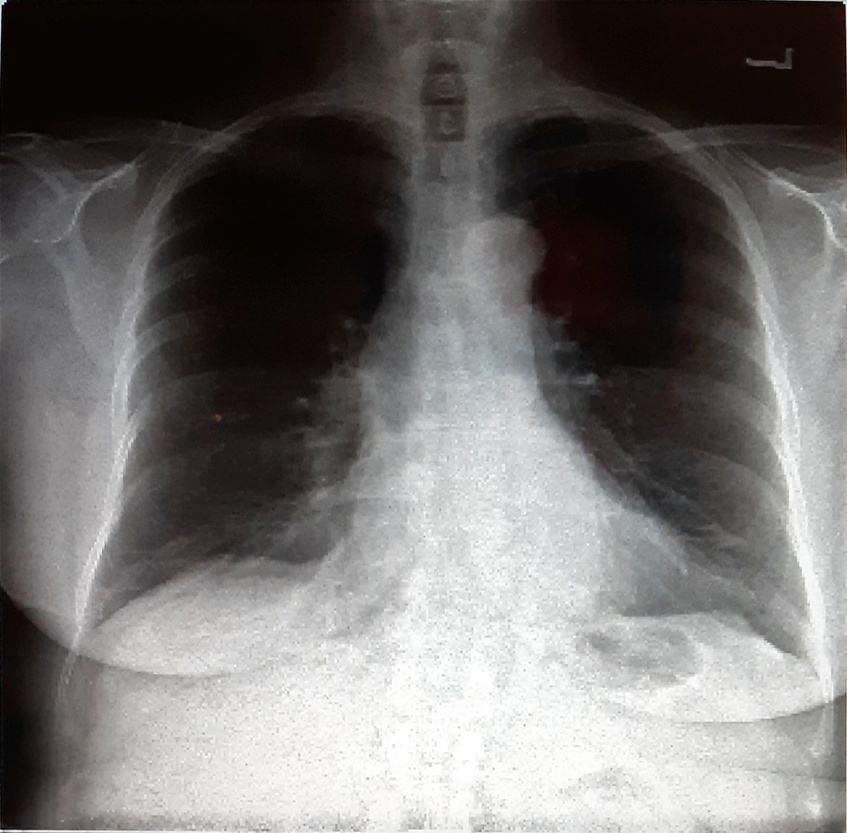
#> input picture images/Patient1.jpg, 847 x 833 px, shrunk from 1787 x 1758 before the run
$ python dilate.py images/Patient1.jpg out.png
#> lines starting #> are read from the running program, lines starting #| are printed output that depends on the picture; after the words box and inside, x2 and y2 are one past the last pixel; in counts of white or black regions, pixels touching at a corner belong together
import os
import sys
import matplotlib.pyplot as plt
from skimage import io, color, morphology
import numpy as np
# import pydicom  # inutile ici si tu n'utilises pas de DICOM à ce stade

def read_image(path):
#> called with path = 'images/Patient1.jpg'
    ext = os.path.splitext(path)[-1].lower()
    image = io.imread(path)
#> image is the input picture: shape (833, 847, 3); mean R, G, B 114.4, 111.6, 110.5
    if image.ndim == 3:
        image = color.rgb2gray(image)
#> image: shape (833, 847) float64
    image = (image * 255).astype(np.uint8)
    return image

if len(sys.argv) < 3:
    print("Usage: python dilate.py input_image output_image")
    sys.exit(1)

input_path = sys.argv[1]
output_path = sys.argv[2]

image_gray = read_image(input_path)

# Créer un masque binaire à partir de l’image segmentée
mask = image_gray > 0
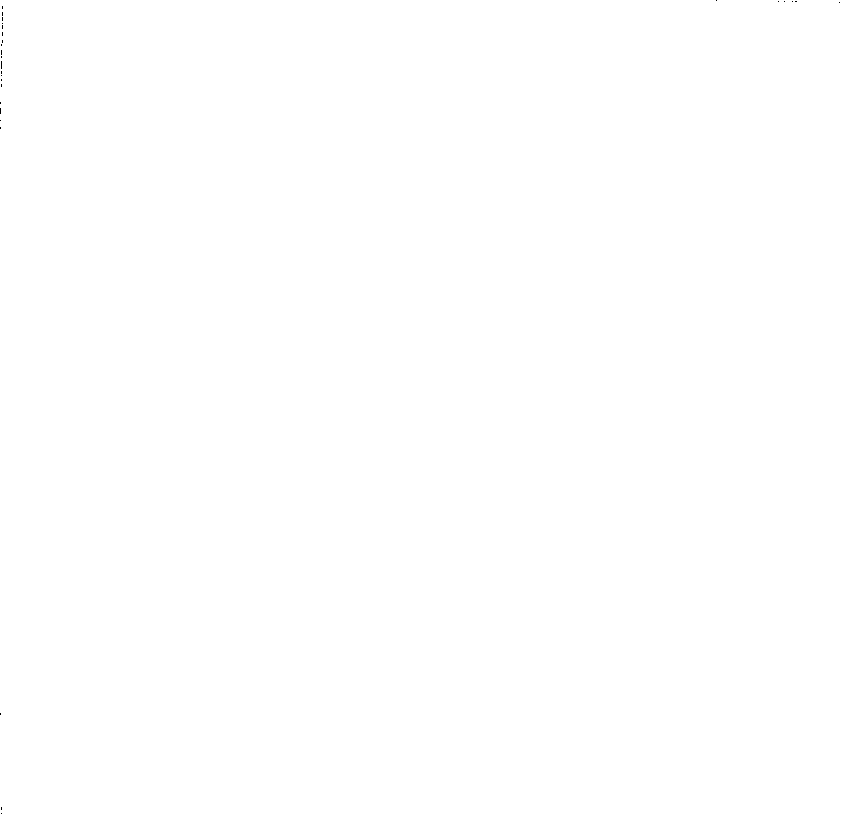
#> mask: shape (833, 847) bool; 100% white; black in thin lines or dots

# Appliquer la dilatation
dilated_mask = morphology.binary_dilation(mask)
#> dilated_mask: shape (833, 847) bool; every value is 1

# Appliquer le masque dilaté à l’image segmentée
result = np.zeros_like(image_gray)
result[dilated_mask] = image_gray[dilated_mask]

# Sauvegarde avec échelle de gris correcte
plt.imsave(output_path, result, cmap='gray', vmin=0, vmax=255)

$ run again, on images/Patient12.jpg
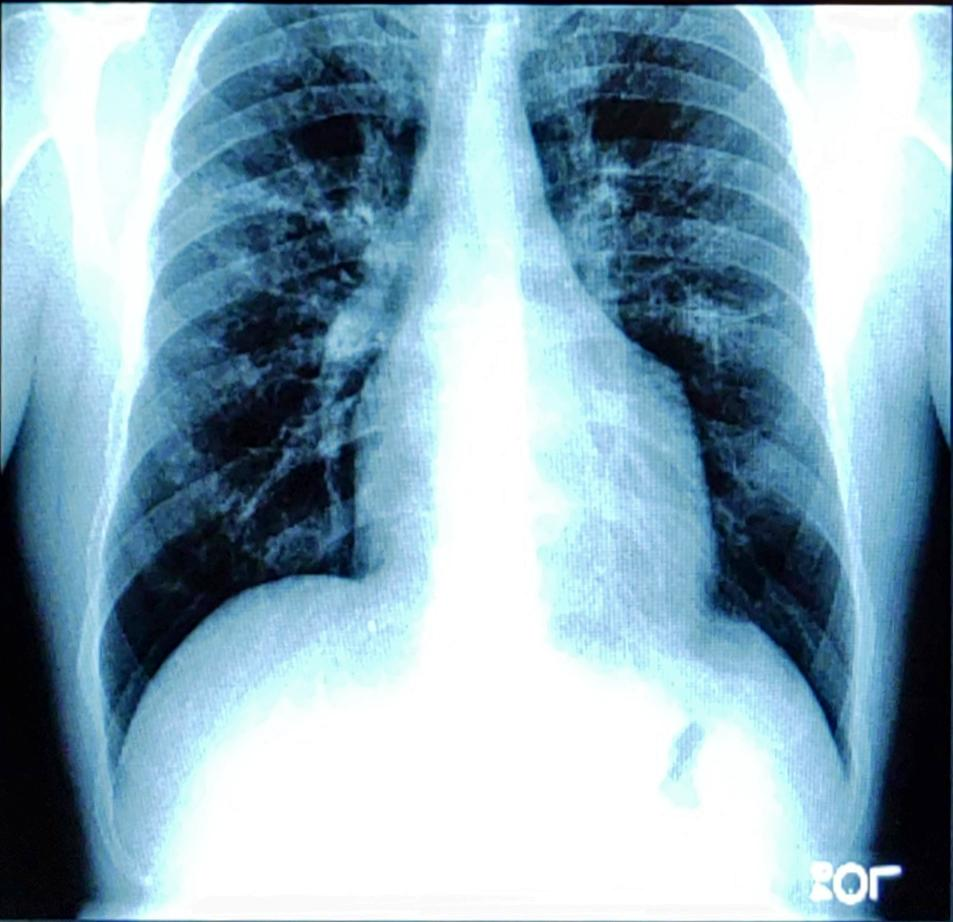
#> input picture images/Patient12.jpg, 953 x 922 px
#> in read_image, image is the input picture: shape (922, 953, 3); mean R, G, B 139.8, 170.4, 185.7
#> in read_image, `image = color.rgb2gray(image)`:
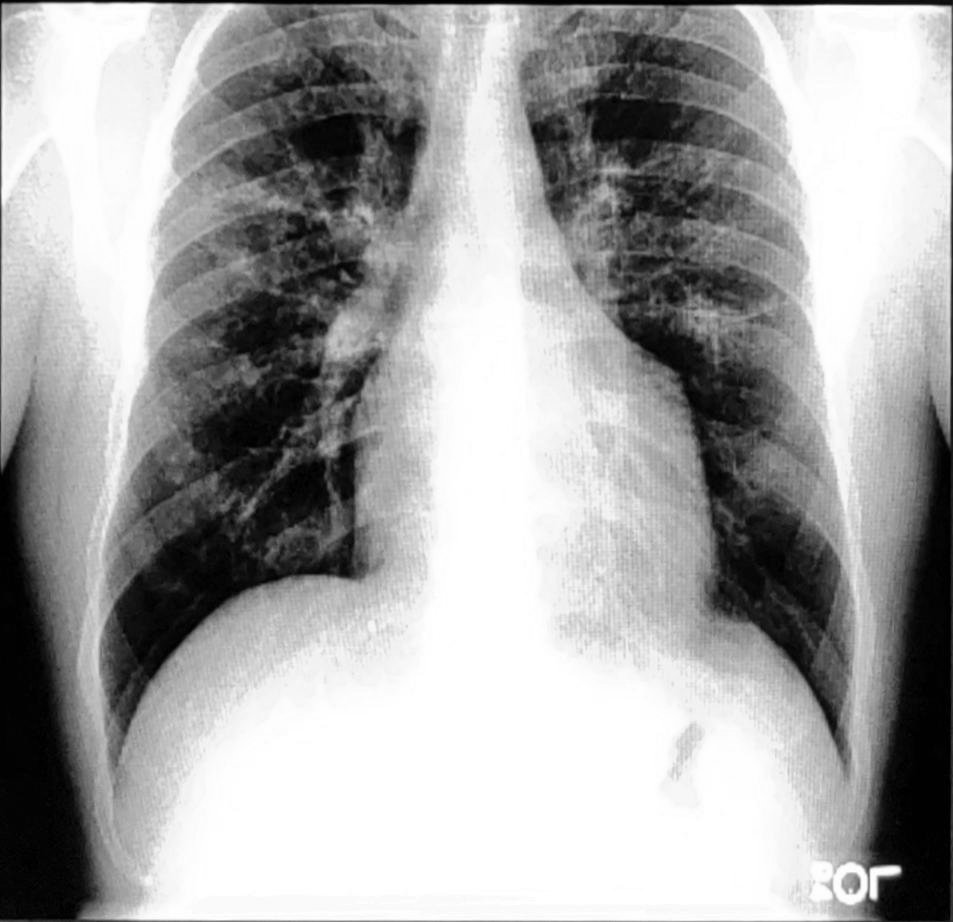
#> image: shape (922, 953) float64; min 0, max 1, mean 0.647
#> `mask = image_gray > 0`:
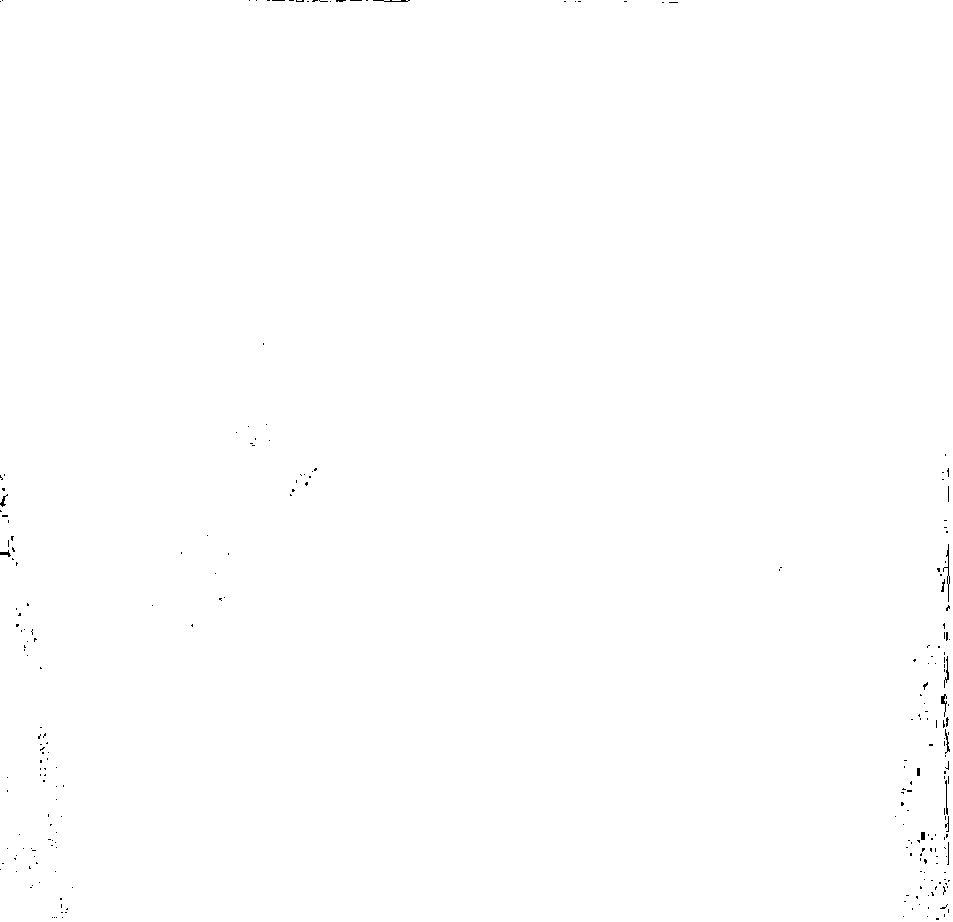
#> mask: shape (922, 953) bool; 99.8% white; black in thin lines or dots
#> dilated_mask: shape (922, 953) bool; 100% white; black in thin lines or dots

$ run again, on images/Patient13.jpg
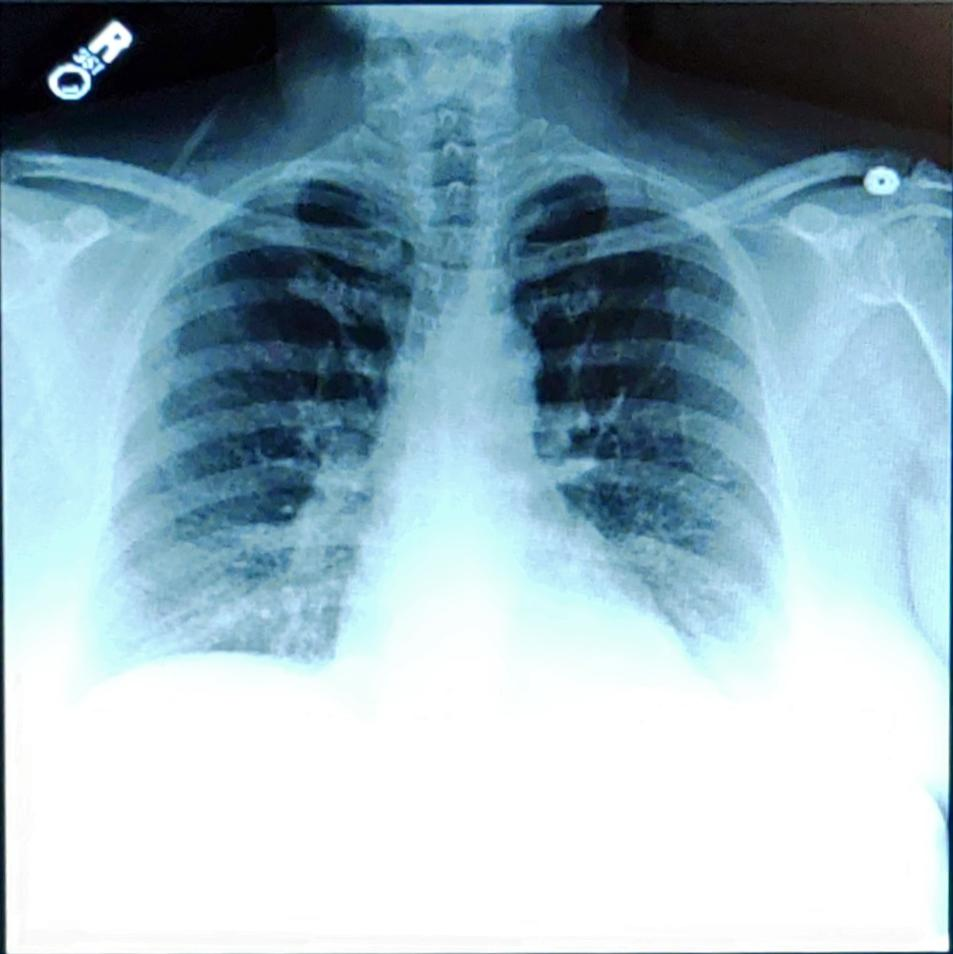
#> input picture images/Patient13.jpg, 953 x 954 px
#> in read_image, image is the input picture: shape (954, 953, 3); mean R, G, B 150.8, 176.8, 188.5
#> in read_image, `image = color.rgb2gray(image)`:
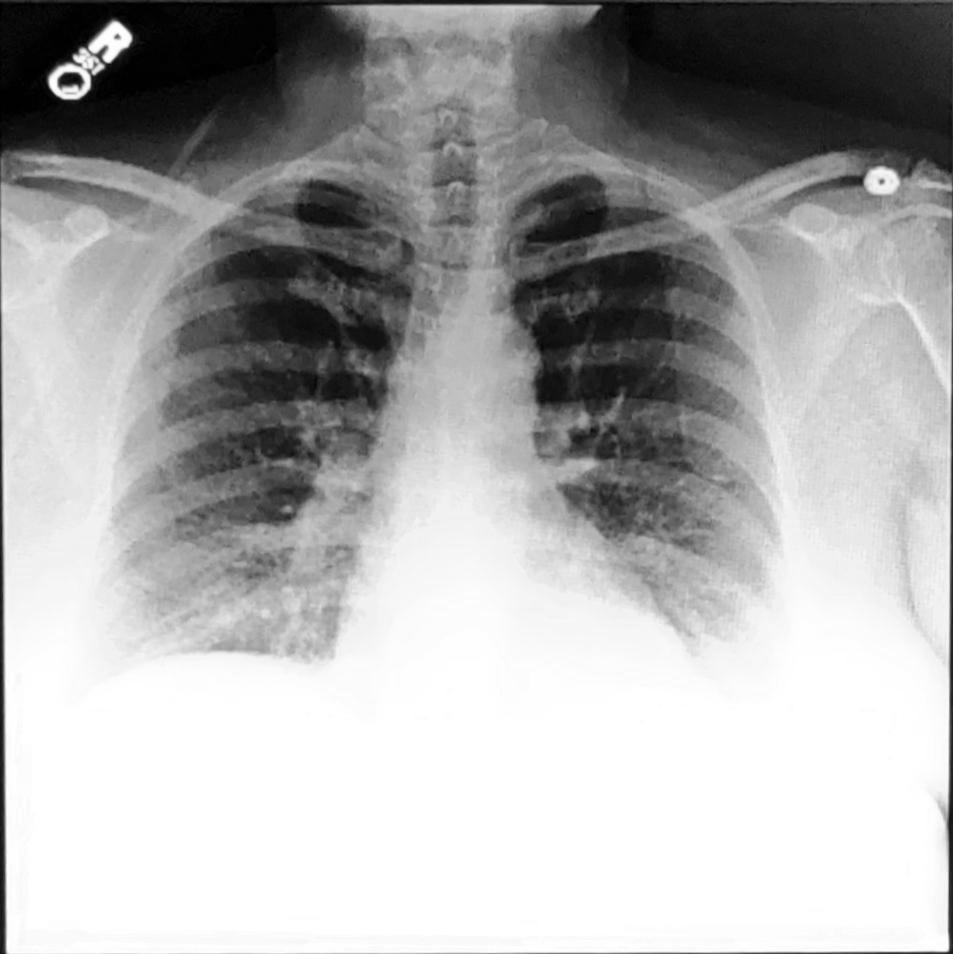
#> image: shape (954, 953) float64; min 0, max 1, mean 0.675
#> mask: shape (954, 953) bool; 99.9% white; black in thin lines or dots, all inside (x1, y1, x2, y2) = (0, 4, 642, 112)
#> dilated_mask: shape (954, 953) bool; 100% white; black in thin lines or dots, all inside (x1, y1, x2, y2) = (0, 7, 270, 108)

$ run again, on images/Patient14.jpg
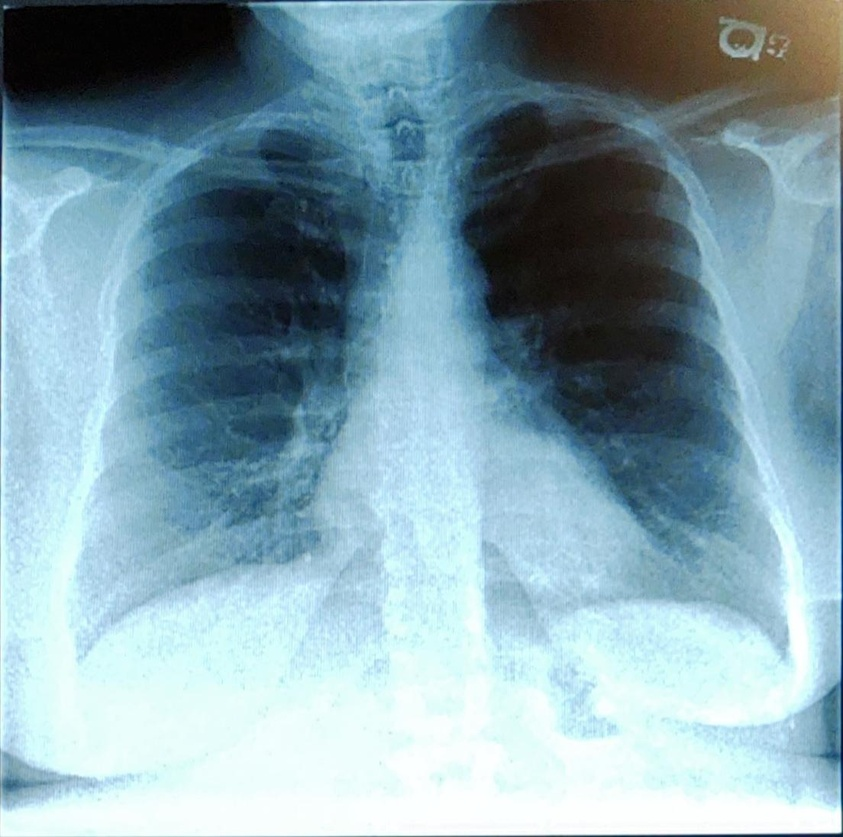
#> input picture images/Patient14.jpg, 843 x 837 px, shrunk from 1104 x 1096 before the run
#> in read_image, image is the input picture: shape (837, 843, 3); mean R, G, B 131.8, 161.5, 172.7
#> in read_image, `image = color.rgb2gray(image)`:
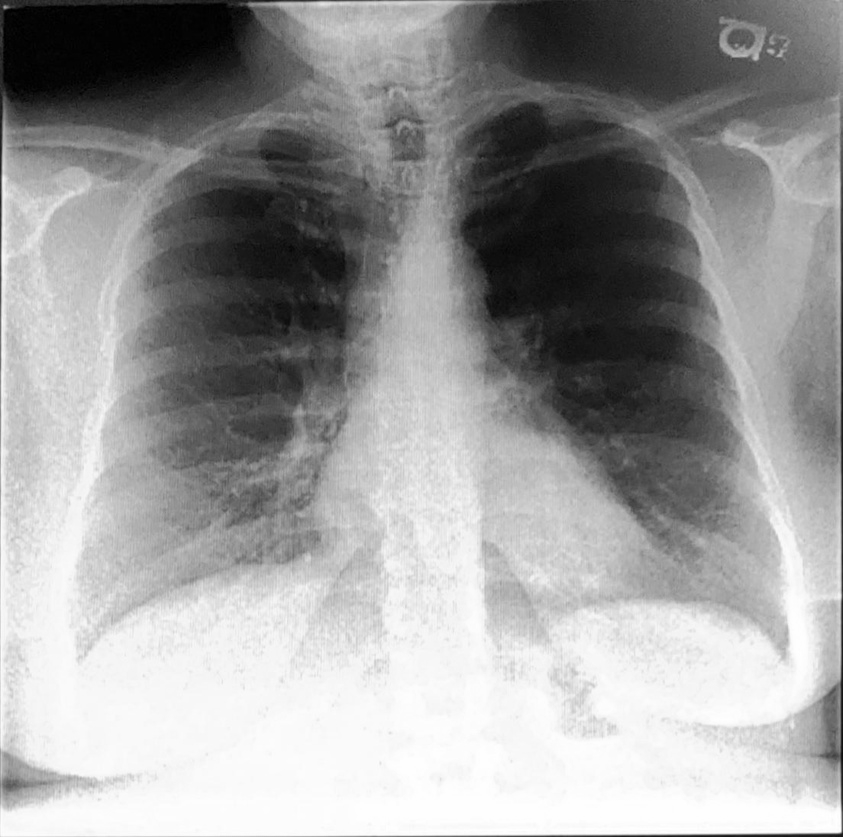
#> image: shape (837, 843) float64; min 0, max 1, mean 0.612
#> mask: shape (837, 843) bool; 100% white; black in thin lines or dots, all inside (x1, y1, x2, y2) = (4, 4, 238, 91)
#> dilated_mask: shape (837, 843) bool; every value is 1
